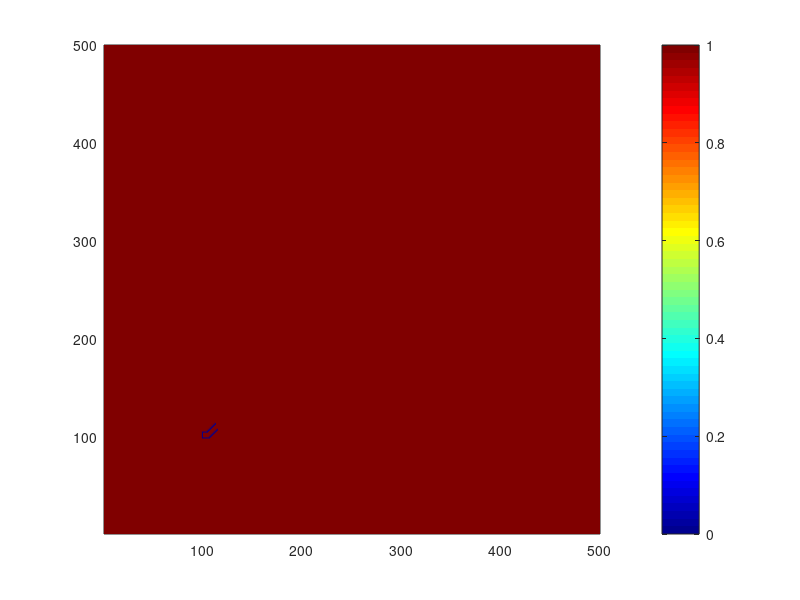

Write MATLAB code to recreate this figure.
close all; clear; clc;

xdim = 500;
ydim = 500;
pane = ones(xdim, ydim);

BoxLeftSide = zeros(5,1);
BoxTop = zeros(1,6);
BoxBottom = zeros(1,8);
TopStep = ones(9,9);
TopDiag = ones(11,4);

for i = 1:1:9
    if (i > 1)
        TopStep(i,i) = 0;
        TopStep(i-1,i) = 0;
    else
        TopStep(i,i) = 0;
    end
end
BottomStep = TopStep;

for j = 1:1:4
    if (j > 1)
        TopDiag(j:j+3,j) = 0;
    else
        TopDiag(j,j) = 0;
        TopDiag(j+1,j) = 0;
    end
end
BottomDiag = TopDiag;

pane(xdim-400:1:(xdim-400)+4,ydim-400) = BoxLeftSide;
pane((xdim-400)-1,(ydim-400):(ydim-400)+7) = BoxBottom;
pane((xdim-400)+5,(ydim-400):(ydim-400)+5) = BoxTop;
pane((xdim-400)+6:(xdim-400)+14,(ydim-400)+5:(ydim-400)+13) = pane((xdim-400)+6:(xdim-400)+14,(ydim-400)+5:(ydim-400)+13).*TopStep;
pane((xdim-400):(xdim-400)+8,(ydim-400)+7:(ydim-400)+15) = pane((xdim-400):(xdim-400)+8,(ydim-400)+7:(ydim-400)+15).*BottomStep;
%pane((xdim-400)+15:(xdim-400)+25,(ydim-400)+13:(ydim-400)+16) = TopDiag;


colormap('jet');
pcolor(pane);
shading interp
colorbar
